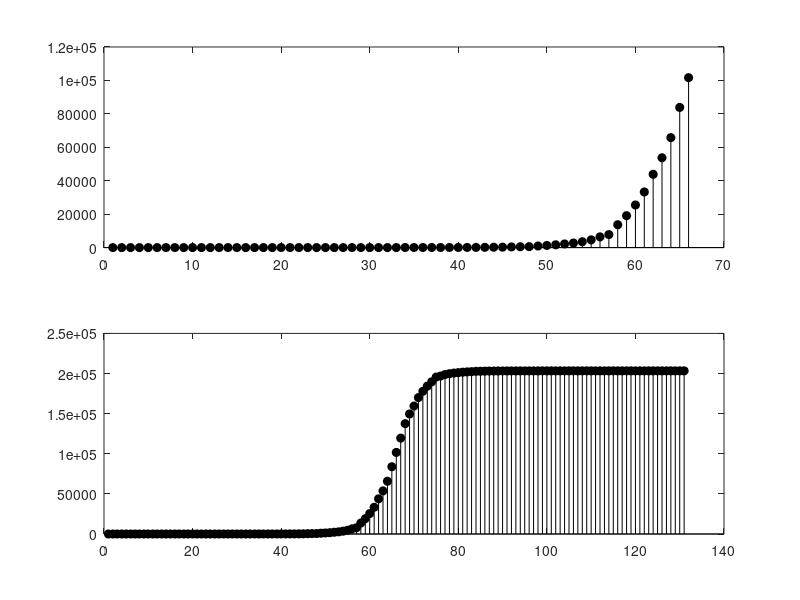

The MATLAB source for this figure:
clc, clear, close all;
original = [1, 1, 2, 2, 5, 5, 5, 5, 5, 7, 8, 8, 11, 11, 11, 11, 11, 11, 11, 11, 12, 12, 13, 13, 13, 13, 13, 13, 13, 13, 15, 15, 15, 51, 51, 57, 58, 60, 68, 74, 98, 118, 149, 217, 262, 402, 518, 583, 959, 1281, 1663, 2179, 2727, 3499, 4632, 6421, 7783, 13677, 19100, 25489, 33276, 43847, 53740, 65778, 83836, 101657];

mirrored = [1, 1, 2, 2, 5, 5, 5, 5, 5, 7, 8, 8, 11, 11, 11, 11, 11, 11, 11, 11, 12, 12, 13, 13, 13, 13, 13, 13, 13, 13, 15, 15, 15, 51, 51, 57, 58, 60, 68, 74, 98, 118, 149, 217, 262, 402, 518, 583, 959, 1281, 1663, 2179, 2727, 3499, 4632, 6421, 7783, 13677, 19100, 25489, 33276, 43847, 53740, 65778, 83836, 101657, 119478, 137536, 149574, 159467, 170038, 177825, 184214, 189637, 195531, 196893, 198682, 199815, 200587, 201135, 201651, 202033, 202355, 202731, 202796, 202912, 203052, 203097, 203165, 203196, 203216, 203240, 203246, 203254, 203256, 203257, 203263, 203263, 203299, 203299,...
203299, ...
203301,...
203301,...
203301,...
203301,...
203301,...
203301,...
203301,...
203301,...
203302,...
203302,...
203303,...
203303,...
203303,...
203303,...
203303,...
203303,...
203303,...
203303,...
203306,...
203306,...
203307,...
203309,...
203309,...
203309,...
203309,...
203309,...
203312,...
203312,...
203313,...
203313];

figure, 
subplot(2,1,1); stem(original, 'k', 'fill');
subplot(2,1,2), stem(mirrored, 'k', 'fill');